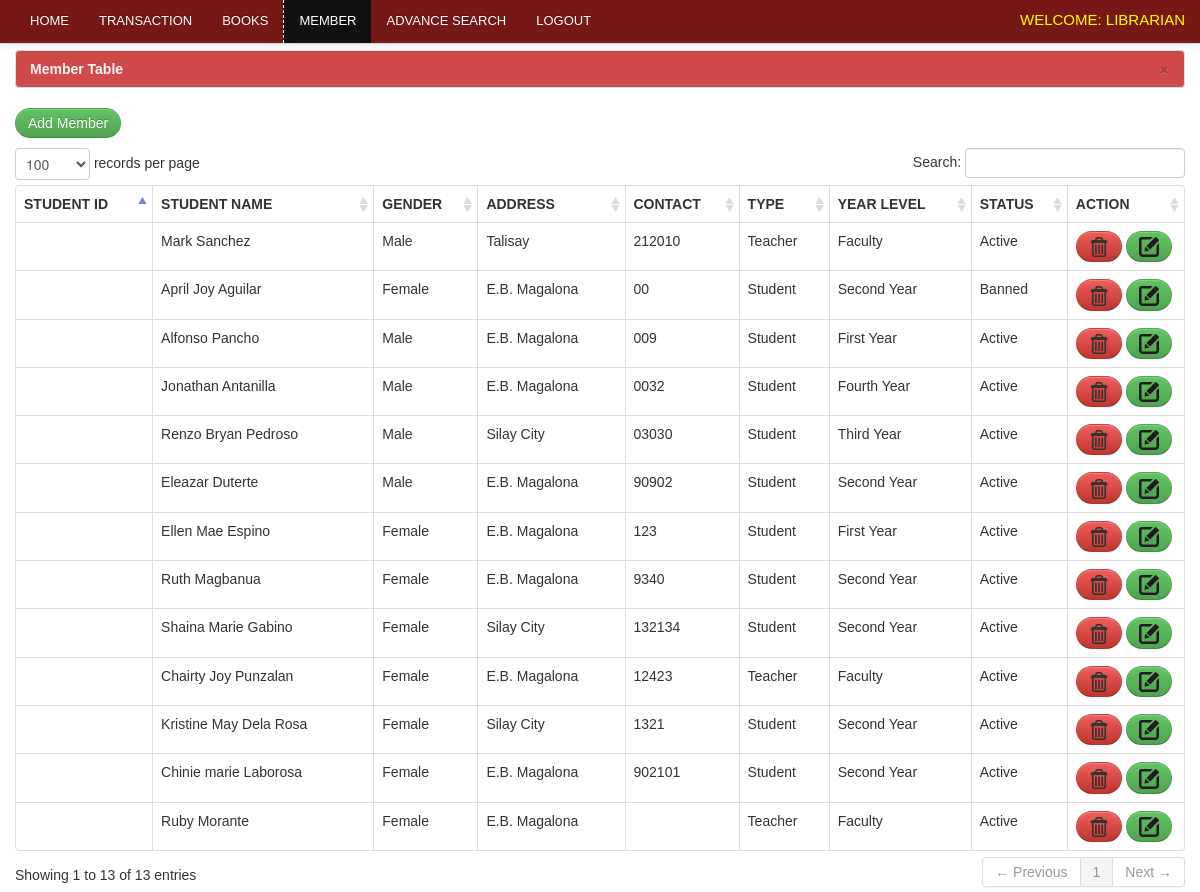
/librarian/member.php (signed in), run on the app's committed database.
### tables this page shows
CREATE TABLE IF NOT EXISTS `member` (
  `member_id` int(11) NOT NULL AUTO_INCREMENT,
  `student_id` varchar(10) NOT NULL,
  `firstname` varchar(100) NOT NULL,
  `lastname` varchar(100) NOT NULL,
  `gender` varchar(10) NOT NULL,
  `address` varchar(100) NOT NULL,
  `contact` varchar(100) NOT NULL,
  `type` varchar(100) NOT NULL,
  `year_level` varchar(100) NOT NULL,
  `status` varchar(100) NOT NULL,
  PRIMARY KEY (`member_id`)
);

### librarian/member.php (the view, shortened to what this page needs)
<?php include('header.php'); ?>
<?php include('navbar_member.php'); ?>
    <div class="container">
		<div class="margin-top">
			<div class="row">
			<div class="span12">
			   <div class="alert alert-info">
                                    <button type="button" class="close" data-dismiss="alert">&times;</button>
                                    <strong>Member Table</strong>
                                </div>
                            <table cellpadding="0" cellspacing="0" border="0" class="table  table-bordered" id="example">
								<p><a href="add_member.php" class="btn btn-success">Add Member</a></p>
                                <thead>
                                    <tr>
                                        <th>Student ID</th>
                                        <th>Student Name</th>
                                        <th>Gender</th>
										<th>Address</th>
										<th>Contact</th>
										<th>Type</th>
										<th>Year level</th>
										<th>Status</th>
										<th>Action</th>
                                    </tr>
                                </thead>
                                <tbody>
                                  <?php  $user_query=mysql_query("select * from member")or die(mysql_error());
									while($row=mysql_fetch_array($user_query)){
									$id=$row['member_id'];  ?>
									<tr class="del<?php echo $id ?>">
									<td><?php echo $row['student_id']; ?> </td>
                                    <td><?php echo $row['firstname']." ".$row['lastname']; ?></td>
                                    <td><?php echo $row['gender']; ?> </td>
                                    <td><?php echo $row['address']; ?> </td>
                                    <td><?php echo $row['contact']; ?></td>
									<td><?php echo $row['type']; ?></td>
									<td><?php echo $row['year_level']; ?></td>
									<td><?php echo $row['status']; ?></td>
                                    <td width="100">
                                        <a rel="tooltip"  title="Delete" id="<?php echo $id; ?>" href="#delete_student<?php echo $id; ?>" data-toggle="modal"    class="btn btn-danger"><span><img src="../LMS/del.png" style="width: 20px; height= 20px; "></span></a>
										<a  rel="tooltip"  title="Edit" id="e<?php echo $id; ?>" href="edit_member.php<?php echo '?id='.$id; ?>" class="btn btn-success"><span><img src="../LMS/edit.png" style="width: 20px; height= 20px; "></span></a>
                                    </td>
                                    </tr>
									<?php  }  ?>
                                </tbody>
                            </table>
			</div>
			</div>
		</div>
    </div>
<?php include('footer.php') ?>

### librarian/header.php (shortened to what this page needs)
<!DOCTYPE html>
<html>
<head>
			<link href="../css/bootstrap.css" rel="stylesheet" media="screen">
			<link href="../css/bootstrap-responsive.css" rel="stylesheet" media="screen">
			<link href="../css/docs.css" rel="stylesheet" media="screen">
			<link href="../css/diapo.css" rel="stylesheet" media="screen">
			<link href="../css/font-awesome.css" rel="stylesheet" media="screen">
			<link rel="stylesheet" type="text/css" href="../css/style.css" />
			<link rel="stylesheet" type="text/css" href="../css/DT_bootstrap.css" />
			<link rel="stylesheet" type="text/css" media="print" href="../css/print.css" />
        <link href="../css/datepicker.css" rel="stylesheet" type="text/css" />
</head>
<body>

### librarian/navbar_member.php (shortened to what this page needs)
 <div class="navbar navbar-fixed-top navbar-inverse">
       <div class="navbar-inner">
           <div class="container">
               <div class="nav-collapse collapse">
<ul class="nav">
<li><a href="dashboard.php">Home</a></li>
<?php
 include('dropdown.php');
?>
<li><a href="books.php">Books</a></li>
<li class="active"><a href="member.php">Member</a></li>
<li><a href="#myModal" data-toggle="modal">Advance Search</a></li>
<li><a href="logout.php">Logout</a></li>
</ul>
 <div class="pull-right">
	<div class="admin">Welcome: Librarian</div>
                </div>
               </div>
           </div>
       </div>
   </div>

### librarian/dropdown.php (shortened to what this page needs)
<li>
<a href="borrow.php"  data-toggle="dropdown" >Transaction</a>
</li>

### librarian/footer.php (shortened to what this page needs)
        <link href="vendors/chosen.min.css" rel="stylesheet" media="screen">
		<link href="vendors/uniform.default.css" rel="stylesheet" media="screen">
</body>
</html>

### css/docs.css (style rules this page uses)
body { font-family:'TR Century Gothic',Helvetica,Arial,sans-serif !important; }
.btn { border-radius: 25px !important; }
.alert { text-shadow: none; }
th { text-transform:uppercase; }
.nav li a { text-transform:uppercase; }
.admin { color: yellow; font-size: 15px; margin-top: 10px; text-transform: uppercase; }
.margin-top { margin-top:50px; }
body { background: url(../img/grid_noise.png); position: relative; }
body > .navbar { font-size: 13px; }

### css/print.css (style rules this page uses)
.navbar { display:none; }
th { text-align:left; }
td { text-align:left; border-top:1px solid; padding:2px; }
.btn { display:none; }
.alert { display:none; }
body { font-family:arial; font-size:13px; }
.nav { display:none; }
span { text-transform:uppercase; }

### data on the page
member: firstname "Mark", lastname "Sanchez", gender "Male", address "Talisay", contact "212010", type "Teacher", year_level "Faculty", status "Active"
member: firstname "April Joy", lastname "Aguilar", gender "Female", address "E.B. Magalona", contact "00", type "Student", year_level "Second Year", status "Banned"
member: firstname "Alfonso", lastname "Pancho", gender "Male", address "E.B. Magalona", contact "009", type "Student", year_level "First Year", status "Active"
member: firstname "Jonathan", lastname "Antanilla", gender "Male", address "E.B. Magalona", contact "0032", type "Student", year_level "Fourth Year", status "Active"
member: firstname "Renzo Bryan", lastname "Pedroso", gender "Male", address "Silay City", contact "03030", type "Student", year_level "Third Year", status "Active"
member: firstname "Eleazar", lastname "Duterte", gender "Male", address "E.B. Magalona", contact "90902", type "Student", year_level "Second Year", status "Active"
member: firstname "Ellen Mae", lastname "Espino", gender "Female", address "E.B. Magalona", contact "123", type "Student", year_level "First Year", status "Active"
member: firstname "Ruth", lastname "Magbanua", gender "Female", address "E.B. Magalona", contact "9340", type "Student", year_level "Second Year", status "Active"
member: firstname "Shaina Marie", lastname "Gabino", gender "Female", address "Silay City", contact "132134", type "Student", year_level "Second Year", status "Active"
member: firstname "Chairty Joy", lastname "Punzalan", gender "Female", address "E.B. Magalona", contact "12423", type "Teacher", year_level "Faculty", status "Active"
member: firstname "Kristine May", lastname "Dela Rosa", gender "Female", address "Silay City", contact "1321", type "Student", year_level "Second Year", status "Active"
member: firstname "Chinie marie", lastname "Laborosa", gender "Female", address "E.B. Magalona", contact "902101", type "Student", year_level "Second Year", status "Active"
member: firstname "Ruby", lastname "Morante", gender "Female", address "E.B. Magalona", type "Teacher", year_level "Faculty", status "Active"
